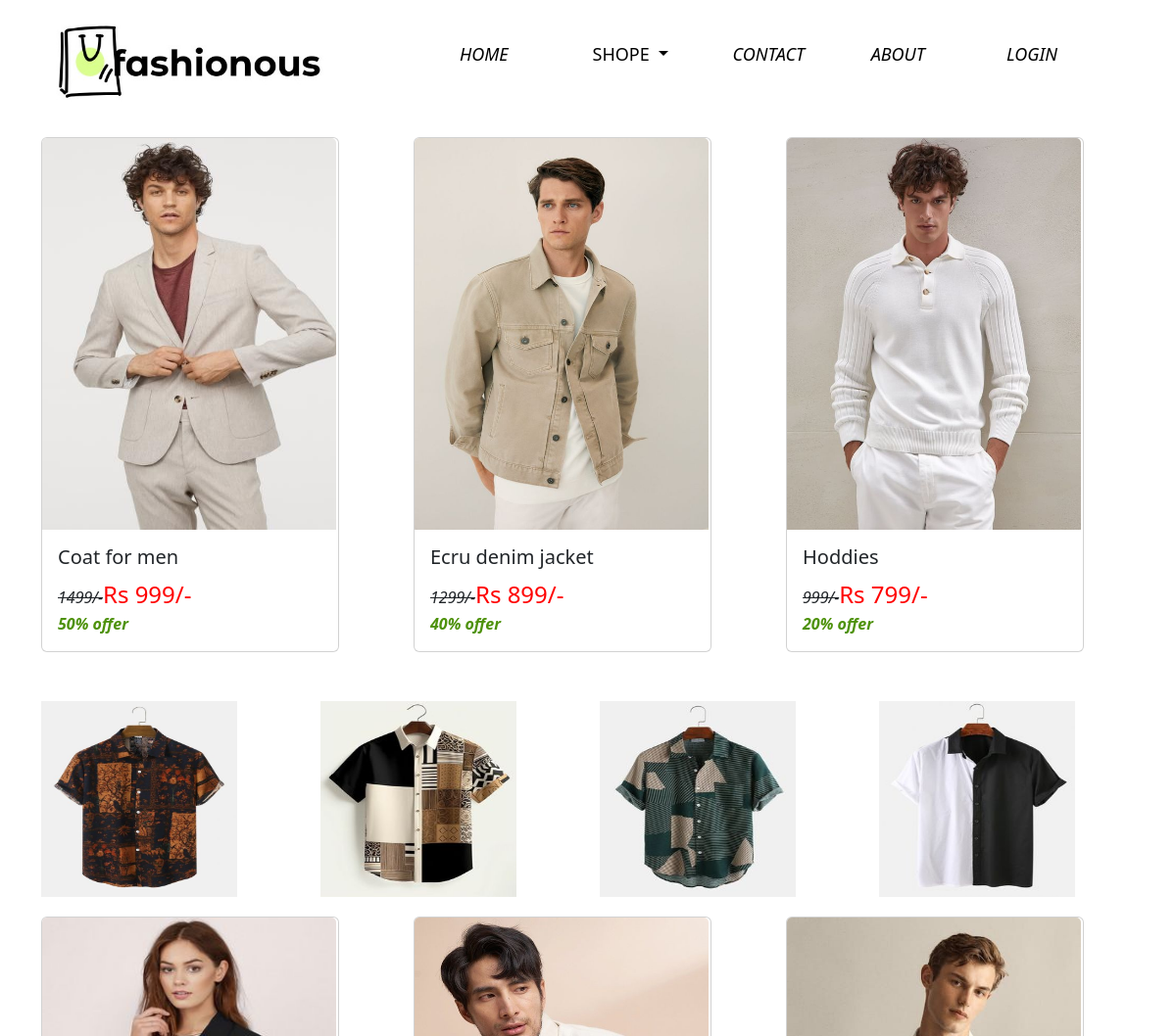
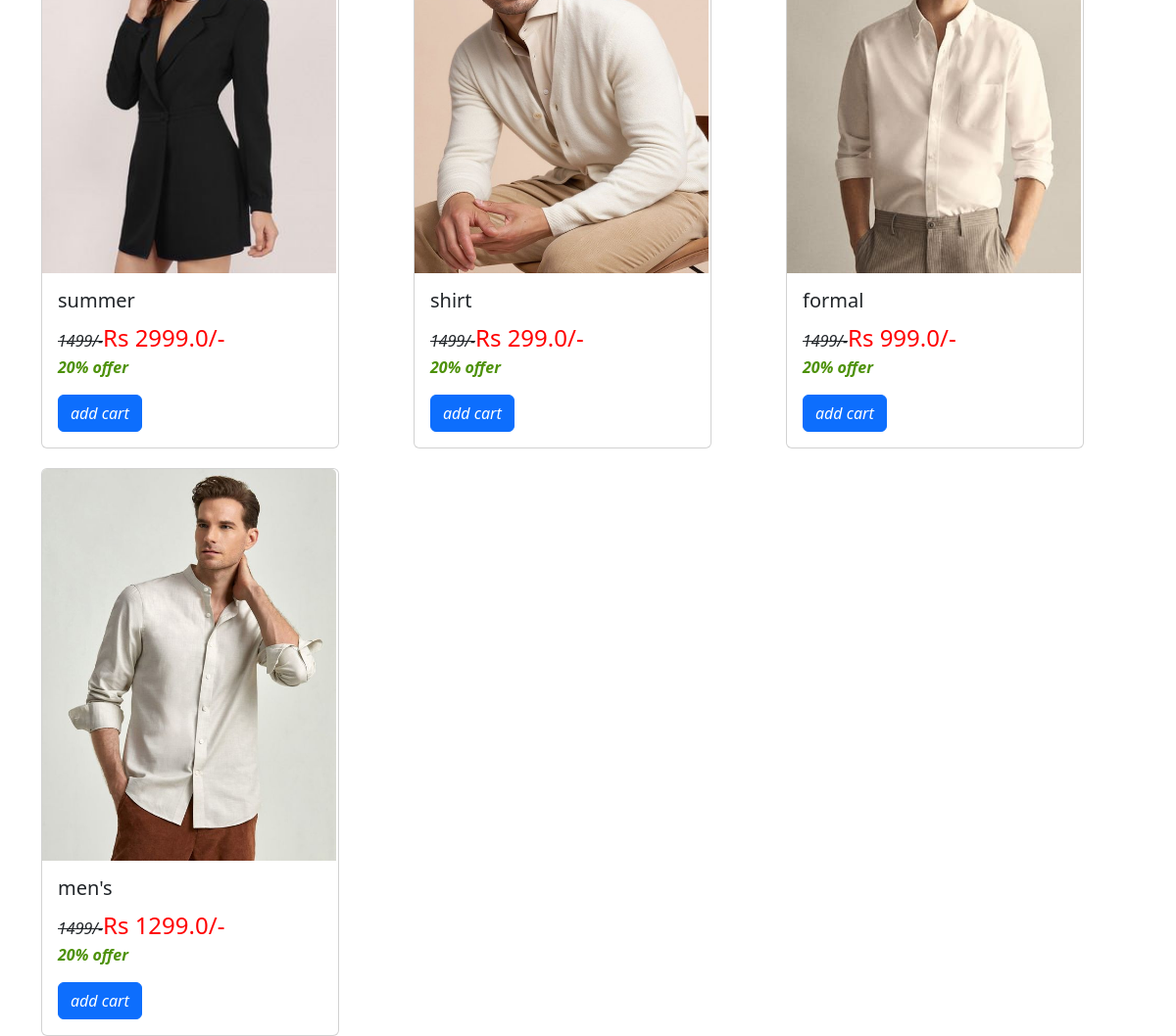
The app's page /men/ with its own data (2 pictures, top to bottom).
### seller/models.py (models this page shows, shortened)
class Product(models.Model):
    name=models.TextField(max_length=100,null=True)
    description=models.TextField(max_length=100,null=True)
    quantity=models.IntegerField(null=True)
    price=models.FloatField(null=True)
    image=models.ImageField(upload_to='product',null=True)
    category=models.ForeignKey(Category,on_delete=models.CASCADE,null=True)

### customer/views.py (the view)
# urls.py: path('men/',views.men,name='men'),
def men(request):
    cat=Category.objects.get(name='men')
    pdt=Product.objects.filter(category=cat)
    return render(request,'customer/men.html',{'pdt':pdt})

### customer/templates/customer/men.html (shortened to what this page needs)
{% load static %}
<!DOCTYPE html>
<html lang="en">
<head>
    <link rel="stylesheet" href="{% static 'style/men.css' %}">
    <link rel="stylesheet" href="https://cdn.jsdelivr.net/npm/bootstrap@5.3.2/dist/css/bootstrap.min.css">
</head>
<body>
    <div class="container">
      <div class="row" id="row1">
        <div class="col-4">
        <img src="{% static 'images/fashionous_logo.jpg' %}" alt="">
        </div>
          <div class="col-8">
            <table id="table1">
              <tr>
                  <th><button><a href="{% url 'customer:home' %}">HOME</a></button></th>
                  <th><div class="dropdown">
                    <a style=" text-decoration: none; padding: 4px;" class="butn dropdown-toggle shopebutn" href="" role="button" data-bs-toggle="dropdown" aria-expanded="false">
                      SHOPE
                    </a>
                  </div></th>
                  <th><button><a href="{% url 'customer:contact' %}">CONTACT</a></button></th>
                  <th><button><a href="{% url 'customer:about' %}">ABOUT</a></button></th>
                  <th><button><a href="{% url 'customer:login' %}">LOGIN</a></button></th>
              </tr>
          </table>
        </div>
      </div>
      <div class="row" id="row4" style="margin-top: 20px;">
        <div class="col-4">
          <div class="card" style="width: 19rem;">
            <img id="img4" onmouseover="newimg3()" onmouseout="oldimg3()" src="{% static 'images/men_d1.jpg' %}" class="card-img-top" alt="..." height="400px">
            <div class="card-body">
              <h5 class="card-title">Coat for men</h5>
              <p class="card-text"><i>1499/-</i><span>Rs 999/-</span><br><b>50% offer</b></p>
            </div>
          </div>
        </div>
          <div class="col-4">
            <div class="card" style="width: 19rem;">
              <img id="img5" onmouseover="newimg4()" onmouseout="oldimg4()" src="{% static 'images/men_f1.jpg' %}" class="card-img-top" alt="..." height="400px">
              <div class="card-body">
                <h5 class="card-title">Ecru denim jacket</h5>
                <p class="card-text"><i>1299/-</i><span>Rs 899/-</span><br><b>40% offer</b></p>
              </div>
            </div>
        </div>
        <div class="col-4">
          <div class="card" style="width: 19rem;">
            <img id="img6" onmouseover="newimg5()" onmouseout="oldimg5()" src="{% static 'images/men_g1.jpg' %}" class="card-img-top" alt="..." height="400px">
            <div class="card-body">
              <h5 class="card-title">Hoddies</h5>
              <p class="card-text"><i>999/-</i><span>Rs 799/-</span><br><b>20% offer</b></p>
            </div>
          </div>
        </div>
      </div>
      <div class="row" id="row3" style="margin-top: 50px; " >
        <div class="col-3">
          <img src="{% static 'images/shirt1.jpg' %}" alt="" height="200px" width="200px">
        </div>
        <div class="col-3">
          <img src="{% static 'images/shirt4.jpg' %}" alt="" height="200px" width="200px">
        </div>
        <div class="col-3">
          <img src="{% static 'images/shirt3.jpg' %}" alt="" height="200px" width="200px">
        </div>
        <div class="col-3">
          <img src="{% static 'images/shirt2.jpg' %}" alt="" height="200px" width="200px">
        </div>
        </div>
        <div class="row" id="row2">
          {% for pdt in pdt %}
            <div class="col-4" style="margin-top: 20px;">
             <div class="card" style="width: 19rem;">
                <img id="img1"  src="{{pdt.image.url}}" class="card-img-top" alt="..." height="400px" width="100px">
                <div class="card-body">
                  <h5 class="card-title">{{pdt.name}}</h5>
                  <p class="card-text"><i>1499/-</i><span>Rs {{pdt.price}}/-</span><br><b>20% offer</b></p>
                  <form action="{% url 'customer:add_to_cart' pdt.id %}" method="post">
                  <button type="submit" class="btn btn-primary">add cart</button>
                </form>
                </div>
              </div>
            </div>
            {% endfor %}
        </div>
    </div>
</body>
</html>

### customer/static/style/men.css (style rules this page uses)
#row1 { height: 120px; }
.col-4 img { width: 300px; }
#table1 th { width: 150px; }
#table1 { margin-left:40px; margin-top: 40px; border-radius: 20px; }
th a { text-decoration: none; color: black; font-size: large; font-weight: 500; }
#row1 button { background-color:white; border: none; font-style: italic; font-weight:700; }

### customer/templates/customer/men.html (style rules this page uses)
span { color: red; font-size:x-large ; }
i { text-decoration: line-through; }
button { font-style: italic; }
b { color: rgb(77, 145, 10); font-style: italic; }

### records on screen
Product: image (picture), name "summer", price "2999.0"
Product: image (picture), name "shirt", price "299.0"
Product: image (picture), name "formal", price "999.0"
Product: image (picture), name "men's", price "1299.0"
